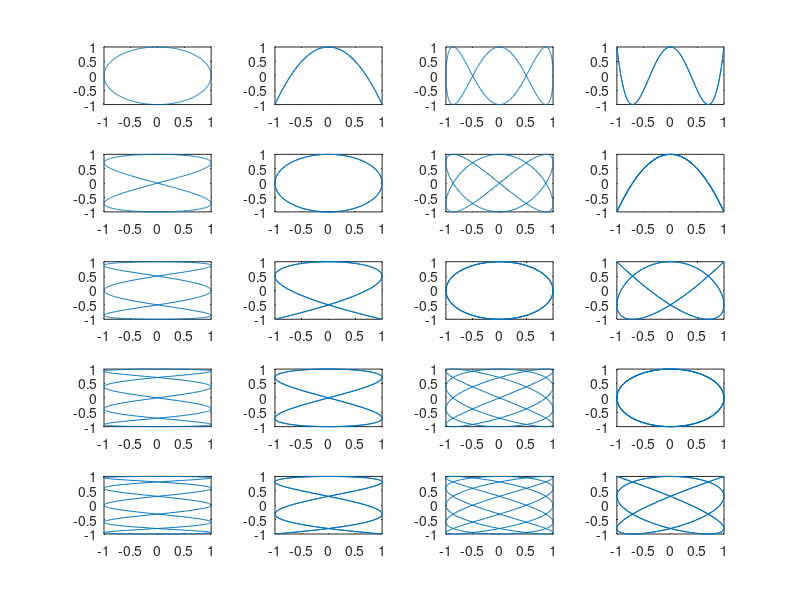

MATLAB code for this plot:
% Nested for loop example.

N = 5;  % Number of rows.
M = 4;  % Number of columns.

x = 0:0.01:2*pi;

figure(1);

for n = 1:N
    for m = 1:M
        subplot(N, M, M*(n - 1) + m);
        plot(sin(n*x), cos(m*x));
    end
end
